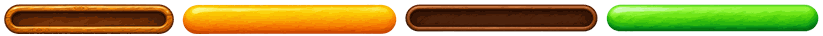
#> input picture carrot-guard/art/runtime/ui/bars.png, 823 x 36 px
$ python compile_pixels.py
#> lines starting #> are read from the running program, lines starting #| are printed output that depends on the picture
#!/usr/bin/env python3
"""Compile our exported PNGs into lossless indexed scanlines for the Surface.

The original generated art remains in art/. Exported PNGs move to art/runtime/
so the package does not carry both PNG decoders' input and compiled pixels.
No colors or animation poses are removed. Transparent row margins are omitted.
"""
from pathlib import Path
from PIL import Image
import json
import struct
import zlib
import re

ROOT = Path(__file__).resolve().parents[1]


def encode(path):
    im = Image.open(path).convert('RGBA')
#> im is the input picture: PIL image 823x36 RGBA; mean R, G, B, A 104.5, 90, 13.4, 182.1
    colors = list(dict.fromkeys(im.getdata()))
#> colors = 241 items, first 6: (0, 0, 0, 0), (150, 88, 10, 16), (124, 58, 5, 80), (116, 52, 3, 107), (113, 49, 2, 153), (107, 43, 2, 143)
    if len(colors) > 256:
        raise ValueError(f'{path}: expected the existing 256-color PNG export')
    indices = {color: index for index, color in enumerate(colors)}
#> indices = 241 items
    palette = bytearray()
    for r, g, b, a in colors:
        # Premultiply before filtering: transparent edges cannot add dark halos.
        palette.extend(struct.pack('<I', (a << 24) | ((r*a+127)//255 << 16)
                                   | ((g*a+127)//255 << 8) | (b*a+127)//255))
#> this loop made 241 passes
    palette.extend(bytes(1024 - len(palette)))
    rows, data = bytearray(), bytearray()
    for y in range(im.height):
        row = list(im.crop((0, y, im.width, y+1)).getdata())
        visible = [x for x, color in enumerate(row) if color[3]]
        left, right = (visible[0], visible[-1]+1) if visible else (0, 0)
        rows.extend(struct.pack('<IHH', len(data), left, right-left))
        data.extend(indices[color] for color in row[left:right])
#> this loop made 36 passes
#> (left, right) on passes 1 to 12: (0, 0), (0, 0), (0, 0), (0, 0), (15, 808), (13, 811), (11, 812), (9, 814), (8, 815), (7, 816), (7, 816), (6, 817)
    return im.size, palette + rows + data


def main():
    archive = ROOT / 'art/runtime'
    archive.mkdir(exist_ok=True)
    for path in list((ROOT / 'assets').rglob('*.png')):
        if path.name == 'icon.png':
            continue
        dest = archive / path.relative_to(ROOT / 'assets')
        dest.parent.mkdir(parents=True, exist_ok=True)
        path.replace(dest)
    bank, entries, manifest = bytearray(), [], []
    for path in sorted(archive.rglob('*.png')):
        # One complete square source per theme covers every aspect ratio.
        # The title is embedded; other themes are staged before presentation.
        if path.name.startswith('world') and '-korvo' in path.name:
            continue
        size, raw = encode(path)
#> size = (823, 36)
        encoded = zlib.compress(raw,9)
        assert zlib.decompress(encoded) == raw
        name = 'assets/' + str(path.relative_to(archive))
        background = path.name.startswith('world')
        if background:
            assert Image.open(path).convert('RGBA').getchannel('A').getextrema()==(255,255)
        external=background and path.name!='world0.png'
        offset = 0 if external else len(bank)
        entries.append(f'{{"{name}",{size[0]},{size[1]},{offset},{len(encoded)},{len(raw)},{str(external).lower()},{str(background).lower()}}}')
        manifest.append({'path': name, 'width': size[0], 'height': size[1],
                         'stored': len(encoded), 'decoded': len(raw)})
        if external:(ROOT/'assets'/path.with_suffix('.bin').name).write_bytes(encoded)
        else:bank.extend(encoded)
#> pass 2 of the loop in main, `for path in sorted(archive.rglob('*.png')):`:
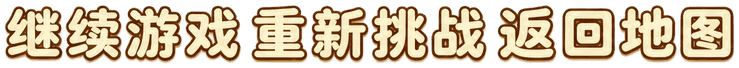
#> input picture carrot-guard/art/runtime/ui/c1.png, 739 x 68 px
#> in encode, im is the input picture: PIL image 739x68 RGBA; mean R, G, B, A 131.4, 112.2, 85.1, 159.7
#> colors = 256 items, first 6: (0, 0, 0, 0), (171, 135, 85, 48), (120, 75, 36, 75), (103, 56, 18, 93), (123, 82, 41, 79), (180, 166, 114, 16)
#> indices = 256 items
#> the loop in encode (call 2), `for r, g, b, a in colors:` made 256 passes
#> the loop in encode (call 2), `for y in range(im.height):` made 68 passes
#> (left, right) on passes 1 to 8: (0, 0), (0, 0), (0, 0), (0, 0), (0, 0), (100, 661), (16, 727), (14, 729)
#> size = (739, 68)
#> pass 3 of the loop in main, `for path in sorted(archive.rglob('*.png')):`:
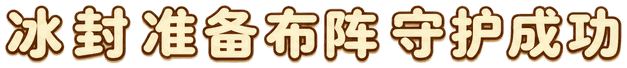
#> input picture carrot-guard/art/runtime/ui/c4.png, 627 x 68 px
#> in encode, im is the input picture: PIL image 627x68 RGBA; mean R, G, B, A 116.2, 99.2, 74.9, 140.4
#> colors = 256 items, first 6: (0, 0, 0, 0), (255, 254, 210, 12), (146, 107, 67, 47), (134, 88, 44, 80), (133, 88, 45, 109), (143, 103, 58, 53)
#> the loop in encode (call 3), `for r, g, b, a in colors:` made 256 passes
#> the loop in encode (call 3), `for y in range(im.height):` made 68 passes
#> (left, right) on passes 1 to 8: (0, 0), (0, 0), (0, 0), (0, 0), (0, 0), (38, 602), (37, 605), (36, 606)
#> size = (627, 68)
    for path in (ROOT/'assets').glob('world*.bin'):
        if path.stem not in {f'world{i}' for i in range(1,6)}:path.unlink()
    header = ['// Generated by tools/compile_pixels.py; original art stays in art/.',
              '#pragma once', '#include <cstdint>', 'namespace carrot::pixels {',
              'struct Source {const char* path; uint16_t w,h; uint32_t offset,size,decoded; bool external,background;};',
              'inline constexpr Source sources[] = {', ',\n'.join(entries), '};',
              'extern const uint8_t bank[];', '}']
    (ROOT/'pixel_bank.hpp').write_text('\n'.join(header)+'\n')
    source = ['// Generated by tools/compile_pixels.py. Lossless indexed PNG pixels.',
              '#include "pixel_bank.hpp"', 'namespace carrot::pixels {', 'const uint8_t bank[] = {']
    source += [','.join(str(n) for n in bank[i:i+32])+',' for i in range(0,len(bank),32)]
    source += ['};', '}']
    (ROOT/'pixel_bank.cpp').write_text('\n'.join(source)+'\n')
    (ROOT/'art/pixel-manifest.json').write_text(json.dumps(manifest, indent=2)+'\n')
    # Position visible lettering, not its asymmetric transparent PNG margins.
    boxes={}
    def text_box(identifier,image):
#> called with identifier = 'ui/bars'
        alpha=image.convert('RGBA').getchannel('A')
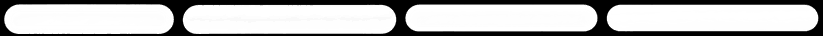
#> alpha: PIL image 823x36 L; min 0, max 255, mean 182.1
        # Include the antialiased outline as well as the opaque stroke. Fitting
        # only opaque pixels can leave a label's painted edge outside its box.
        bounds=alpha.getbbox()
#> bounds = (4, 4, 819, 34)
        if bounds:
            l,t,r,b=bounds;boxes[identifier]=(l,t,r-l,b-t,image.width,image.height)
#> after `l, t, r, b = bounds`: l = 4; t = 4; r = 819; b = 34
    for path in archive.rglob('*.png'):
        text_box(str(path.relative_to(archive).with_suffix('')),Image.open(path))
#> pass 2 of the loop in main, `for path in archive.rglob('*.png'):`:
#> in text_box (call 2), `alpha=image.convert('RGBA').getchannel('A')`:
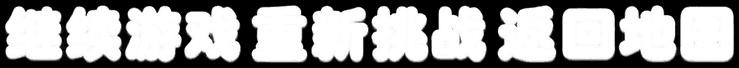
#> alpha: PIL image 739x68 L; min 0, max 255, mean 159.7
#> bounds = (5, 5, 735, 64)
#> in text_box (call 2), `l, t, r, b = bounds`: l = 5; r = 735; b = 64
#> pass 3 of the loop in main, `for path in archive.rglob('*.png'):`:
#> in text_box (call 3), `alpha=image.convert('RGBA').getchannel('A')`:
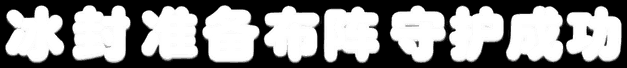
#> alpha: PIL image 627x68 L; min 0, max 255, mean 140.4
#> bounds = (5, 5, 622, 64)
#> in text_box (call 3), `l, t, r, b = bounds`: r = 622
#> (the run stopped early here; a loop or call above may not have finished)
